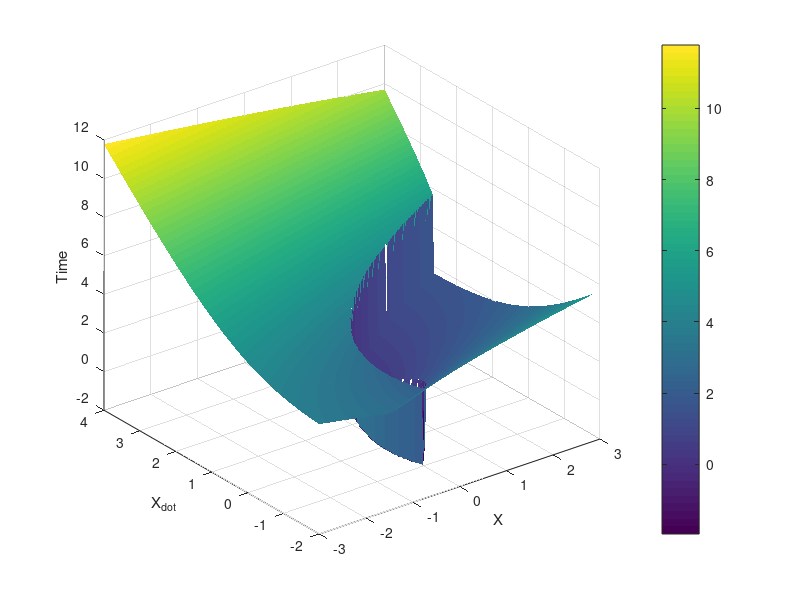
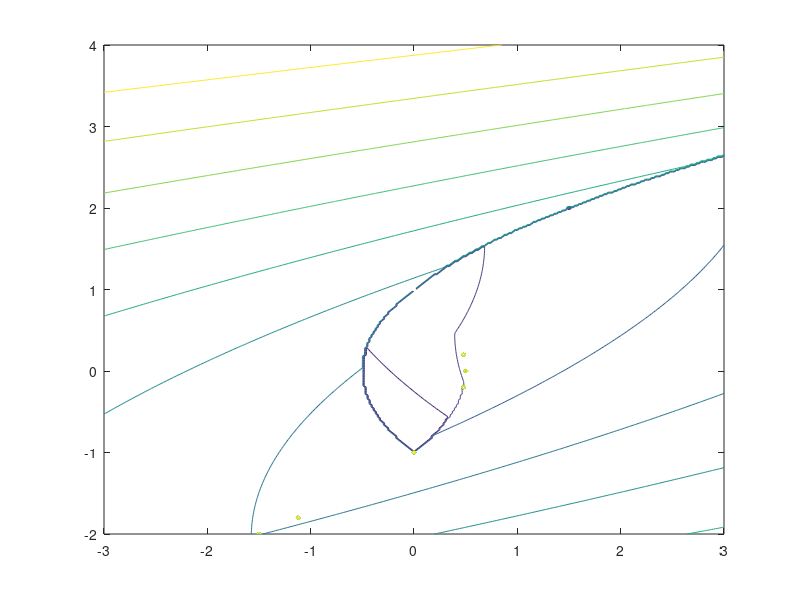

The MATLAB source for these figures, in order:
function UnitSphere
x1=0;
v1=1;
a_max=1;

% returns the minimum time between 2 points ([x1,y1] and [x2,y2]) in the state space
% returns -1 if the solution does not exist
function T = cal_min_time(x2, v2)
    dp_acc = 0.5*(v1+v2)*abs(v2-v1)/a_max;
    sigma = sign(x2 - x1 - dp_acc);
    a2 = -sigma*a_max;
    a1 = -a2;
    qa = a1;
    qb = 2*v1;
    qc = (v2^2-v1^2)/(2*a2) - (x2-x1);
    ta1_a = (-qb + (qb^2-4*qa*qc)^0.5)/(2*qa);
    ta1_b = (-qb - (qb^2-4*qa*qc)^0.5)/(2*qa);
    if imag(ta1_a) ~= 0 && imag(ta1_b) ~= 0 
        ta1 = -1;
    elseif ta1_a > 0
        ta1 = ta1_a;
    elseif ta1_a == 0 && ta1_b < 0
        ta1 = ta1_a;
    elseif ta1_b >= 0
        ta1 = ta1_b;
    else
        ta1=-1; %random large negative value
    end
    T = (v2-v1)/a2 + 2*ta1;
end

x = x1-3.0:0.02:x1+3.0;
y = v1-3.0:0.02:v1+3.0;
[X, Y] = meshgrid(x, y);
Z = arrayfun(@cal_min_time, X, Y);
h = surf(X,Y,Z);
set(h, 'edgecolor','none')
colorbar;
[Xc,Yc,Zc] = cylinder;
hold on;
surf(0.05*Xc+x1,0.05*Yc+v1,1*abs(Zc));
hold off;
xlabel('X');
ylabel('X_d_o_t');
zlabel('Time');
figure;
contour(X,Y,Z);
end